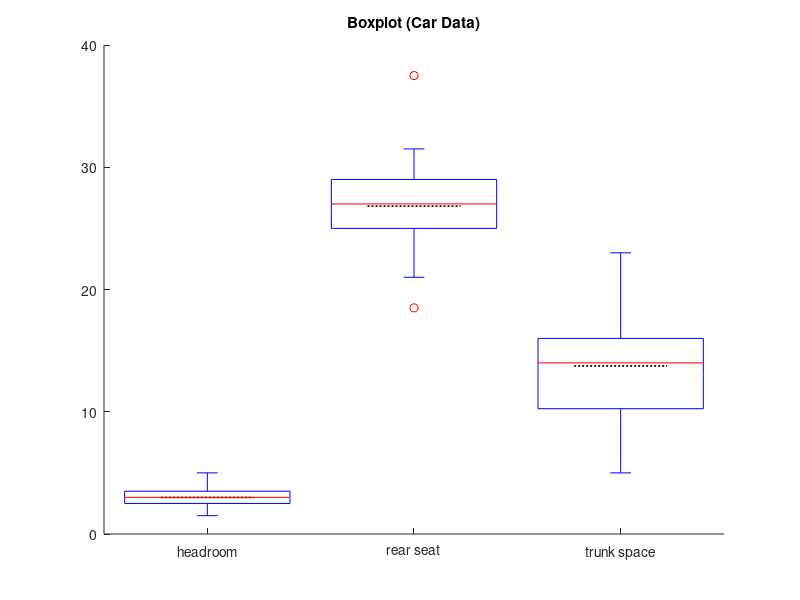

The MATLAB source for this figure:
% ---------------------------------------------------------------------
% Book:         MVA
% ---------------------------------------------------------------------
% Quantlet:     MVApcp6
% ---------------------------------------------------------------------
% Description:  Computes Boxplots for variables headroom, rear seat 
%               clearance and trunk space of car data. 
% ---------------------------------------------------------------------
% Usage:        MVApcp6
% ---------------------------------------------------------------------
% Inputs:       none
% ---------------------------------------------------------------------
% Output:       Boxplots for variables headroom, rear seat clearance 
%               and trunk space of car data. 
% ---------------------------------------------------------------------
% Example:     
% ---------------------------------------------------------------------
% Author:       Wolfgang Haerdle, Ji Cao, Song Song, Vladimir Georgescu             
% ---------------------------------------------------------------------

load carc.txt
z=carc;
z=z(:,5:7);
m1=mean(z(:,1));
m2=mean(z(:,2));
m3=mean(z(:,3));
 hold on
 line([0.775 1.225],[m1 m1],'Color','k','LineStyle',':','LineWidth',1.2)
 line([1.775 2.225],[m2 m2],'Color','k','LineStyle',':','LineWidth',1.2)
 line([2.775 3.225],[m3 m3],'Color','k','LineStyle',':','LineWidth',1.2)
boxplot(z,'Symbol','o','labels',{'headroom','rear seat','trunk space'})
legend('hide')
title('Boxplot (Car Data)')
hold off